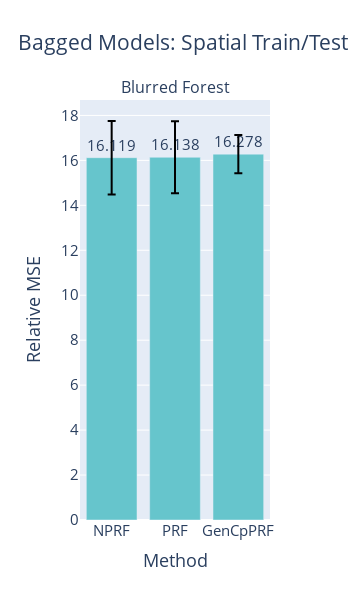

Write notebook code for a chart like this one.
### Code cell
fig = gen_model_barplots(
    model_errs, 
    model_names, 
    est_names, 
    title="Bagged Models: Spatial Train/Test Split, SSN", 
    has_test_risk=False,
    err_bars=True,
    # color_discrete_sequence=px.colors.qualitative.Bold[-1],
    color_discrete_sequence=px.colors.qualitative.Pastel[0],
)
fig.show()

### Figure 1 — Plotly figure (JSON) as saved in the notebook; plotly's stock layout.template omitted (floating-point values rounded to 4 significant figures)
{"data": [{"error_y": {"array": [1.633, 1.604, 0.8471], "color": "black", "type": "data"}, "marker": {"color": "rgb(102, 197, 204)"}, "text": [16.12, 16.14, 16.28], "textposition": "outside", "type": "bar", "x": ["NPRF", "PRF", "GenCpPRF"], "xaxis": "x", "y": [16.12, 16.14, 16.28], "yaxis": "y"}], "layout": {"annotations": [{"font": {"size": 16}, "showarrow": false, "text": "Blurred Forest", "x": 0.5, "xanchor": "center", "xref": "paper", "y": 1, "yanchor": "bottom", "yref": "paper"}], "font": {"size": 15}, "height": 600, "showlegend": false, "title": {"text": "Bagged Models: Spatial Train/Test Split, SSN"}, "width": 350, "xaxis": {"anchor": "y", "domain": [0, 1], "title": {"text": "Method"}}, "yaxis": {"anchor": "x", "domain": [0, 1], "title": {"text": "Relative MSE"}}}}
